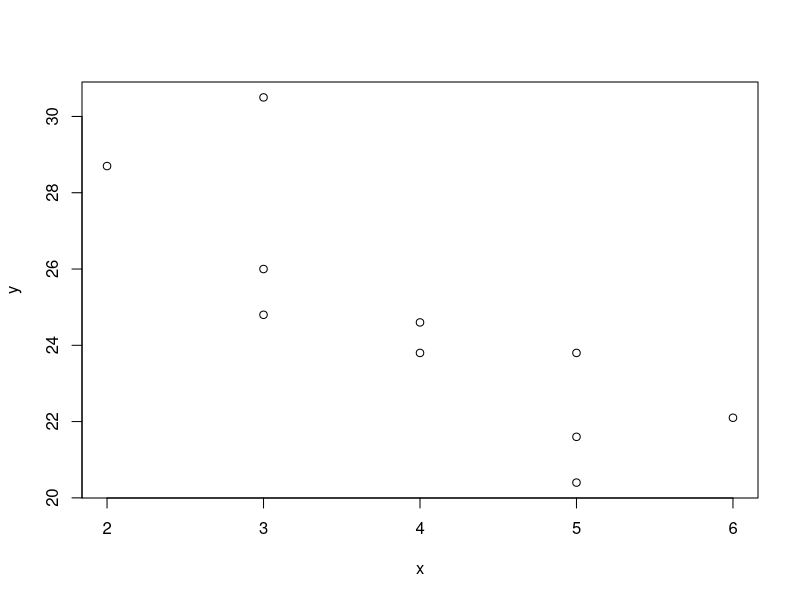

Source code (R): (Note: this script raises an error after producing the figure.)
#Page 588
x<-c(2,3,3,3,4,4,5,5,5,6)
y<-c(28.7,24.8,26.0,30.5,23.8,24.6,23.8,20.4,21.6,22.1)
plot(x, y)        
fit <- lm(y~x)
beta_1_init<--1.1
beta_0<-32.83
beta_1<--2.05
alpha<-0.05
df<-n-2
find<-function(x){
  y<-c((beta_1*x)+beta_0)
}
k<-find(x)
library("Metrics")
SSE<-sse(k,y)
sum_of_x<-sum(x[1],x[2],x[3],x[4],x[5],x[6],x[7],x[8],x[9],x[10])
sum_of_x_sq<-sum(x[1]**2,x[2]**2,x[3]**2,x[4]**2,x[5]**2,x[6]**2,x[7]**2,x[8]**2,x[9]**2,x[10]**2)
n<-length(x)
SS_xx<-(sum_of_x_sq)-((1/n)*(sum_of_x)**2)
S_e<-sqrt(SSE/(n-2))

t<-(beta_1-beta_1_init)/((S_e)/sqrt(SS_xx))
print(t)

t0<-qt(alpha,df)

x=seq(-3,3,length=500)
y=dnorm(x,mean=0,sd=1)
plot(x,y,type="l",lwd=2,col="black")

x=seq(-3,t0,length=500)
y=dnorm(x,mean=0,sd=1)
polygon(c(-3,x,t0),c(0,y,0),col="gray")

points(t,0,pch=19,col="red",cex=1.5)

if(t0>t){
  print("REJECT NULL HYPOTHESIS")
}else{
  print("ACCEPT NULL HYPOTHESIS")
}
